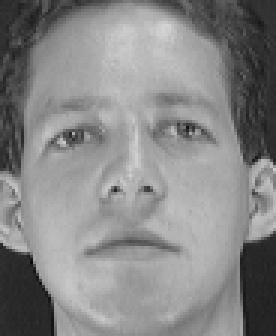
#> input picture resource/att_faces/s1/7.pgm, 92 x 112 px, given in place of 7.jpg, which was not available (shown 3 times larger)
$ python lbp_face_recognition.py   (Python 2 division)
#> lines starting #> are read from the running program, lines starting #| are printed output that depends on the picture; pictures that were not available may be replaced by others from this repository, and a replacement may not be noted
# -*- coding: utf-8 -*-
from __future__ import division
import time
time1 = time.time()
import cv2
from pylab import*
from numpy import *
import numpy as np
from matplotlib import pyplot as plt
from math import sqrt
from PIL import Image
from math import sqrt


class LBP:
    def __init__(self):
        #revolve_map为旋转不变模式的36种特征值从小到大进行序列化编号得到的字典
        self.revolve_map={0:0,1:1,3:2,5:3,7:4,9:5,11:6,13:7,15:8,17:9,19:10,21:11,23:12,
                          25:13,27:14,29:15,31:16,37:17,39:18,43:19,45:20,47:21,51:22,53:23,55:24,
                          59:25,61:26,63:27,85:28,87:29,91:30,95:31,111:32,119:33,127:34,255:35}
        #uniform_map为等价模式的58种特征值从小到大进行序列化编号得到的字典
        self.uniform_map={0:0,1:1,2:2,3:3,4:4,6:5,7:6,8:7,12:8,
                          14:9,15:10,16:11,24:12,28:13,30:14,31:15,32:16,
                          48:17,56:18,60:19,62:20,63:21,64:22,96:23,112:24,
                          120:25,124:26,126:27,127:28,128:29,129:30,131:31,135:32,
                          143:33,159:34,191:35,192:36,193:37,195:38,199:39,207:40,
                          223:41,224:42,225:43,227:44,231:45,239:46,240:47,241:48,
                          243:49,247:50,248:51,249:52,251:53,252:54,253:55,254:56,
                          255:57}


     #将图像载入，并转化为灰度图，获取图像灰度图的像素信息
    def describe(self,image):
        image_array=np.array(Image.open(image).convert('L'))
        return image_array

    #图像的LBP原始特征计算算法：将图像指定位置的像素与周围8个像素比较
    #比中心像素大的点赋值为1，比中心像素小的赋值为0，返回得到的二进制序列
    def calute_basic_lbp(self,image_array,i,j):
        sum=[]
        if image_array[i-1,j-1]>image_array[i,j]:
            sum.append(1)
        else:
            sum.append(0)
        if image_array[i-1,j]>image_array[i,j]:
            sum.append(1)
        else:
            sum.append(0)
        if image_array[i-1,j+1]>image_array[i,j]:
            sum.append(1)
        else:
            sum.append(0)
        if image_array[i,j-1]>image_array[i,j]:
            sum.append(1)
        else:
            sum.append(0)
        if image_array[i,j+1]>image_array[i,j]:
            sum.append(1)
        else:
            sum.append(0)
        if image_array[i+1,j-1]>image_array[i,j]:
            sum.append(1)
        else:
            sum.append(0)
        if image_array[i+1,j]>image_array[i,j]:
            sum.append(1)
        else:
            sum.append(0)
        if image_array[i+1,j+1]>image_array[i,j]:
            sum.append(1)
        else:
            sum.append(0)
        return sum

    #获取二进制序列进行不断环形旋转得到新的二进制序列的最小十进制值
    # [14 lines left out: function get_min_for_revolve, not called in this run]

    #获取值r的二进制中1的位数
    def calc_sum(self,r):
        num=0
        while(r):
            r&=(r-1)
            num+=1
        return num

    #获取图像的LBP原始模式特征
    def lbp_basic(self,image_array):
        basic_array=np.zeros(image_array.shape, np.uint8)
        width=image_array.shape[0]
        height=image_array.shape[1]
        for i in range(1,width-1):
            for j in range(1,height-1):
                sum=self.calute_basic_lbp(image_array,i,j)
                bit_num=0
                result=0
                for s in sum:
                    result+=s<<bit_num
                    bit_num+=1
                basic_array[i,j]=result
        return basic_array

   #获取图像的LBP旋转不变模式特征
    # [10 lines left out: function lbp_revolve, not called in this run]

  #获取图像的LBP等价模式特征
    def lbp_uniform(self,image_array):
        uniform_array=np.zeros(image_array.shape, np.uint8)
        basic_array=self.lbp_basic(image_array)
        width=image_array.shape[0]
        height=image_array.shape[1]
        for i in range(1,width-1):
            for j in range(1,height-1):
                 k= basic_array[i,j]<<1
                 if k>255:
                     k=k-255
                 xor=basic_array[i,j]^k
                 num=self.calc_sum(xor)
                 if num<=2:
                     uniform_array[i,j]=self.uniform_map[basic_array[i,j]]
                 else:
                     uniform_array[i,j]=58
        return uniform_array

    #获取图像的LBP旋转不变等价模式特征
    # [17 lines left out: function lbp_revolve_uniform, not called in this run]


##直方图归一化
def MaxMinNormalization(hist1):
    x1=[]
    sum1=np.sum(hist1)
    for i in range(0,len(hist1)):
        x =hist1[i]/sum1
        x1.append(round(x,4))
    return x1


##基本LBP直方图
# [12 lines left out: function lbp_basic_hist, not called in this run]


##等价模式直方图
def lbp_uniform_hist(gray1):
    lbp = LBP()
    basic_array1 = lbp.lbp_uniform(gray1)
    k1 = []
    hist11 = []
    hist1 = cv2.calcHist([basic_array1], [0], None, [59], [0,59])
    for each in hist1:
        k1.append(int(each))
    for each in k1:
        hist11.append(int(each))
    hist11 = MaxMinNormalization(hist11)
    return hist11


######获取基本lbp全部直方图联级特征向量
# [16 lines left out: function get_imageLBP_histall, not called in this run]


#####获取等价模式全部直方图联级特征向量
def get_imageLBP_unoform_histall(img1):
    q1=[]
    img0 = cv2.resize(img1, (96, 112), interpolation=cv2.INTER_CUBIC)
    m=112
    n=96
    img_lbp_hist1=[]
    stepx=14
    srepy=12
    for i in range(0,m,stepx):
        for j in range(0,n,srepy):
            roi=img0[i:i+stepx,j:j+srepy]
            m1=lbp_uniform_hist(roi)
            img_lbp_hist1.append(m1)
    for each in img_lbp_hist1:
        for each1 in each:
            q1.append(each1)
    return q1


######余弦距离相似度计算###########################
# [68 lines left out: functions cos_dist, multipl, corrcoef, BuildTable, GammaCorrectiom, not called in this run]


#############DoG滤波##################
def DoG(img1,sig1,sig2):
    img2= cv2.GaussianBlur(img1, (3, 3),sig1) - cv2.GaussianBlur(img1, (3, 3), sig2)
    return img2


##图片预处理,归一化,gamma校正,DoG滤波,均衡化
def image_processing(img1):
    img1=cv2.cvtColor(img1, cv2.COLOR_BGR2GRAY)
    ##归一化
    img0 = cv2.resize(img1, (96, 112), interpolation=cv2.INTER_CUBIC)
    # ##gamma校正
    # img2=GammaCorrectiom(img0,0.8)
    # ##DoG滤波
    # img3=DoG(img0,0.4,0.3)
    #直方图均衡化
    roi_gray1= cv2.equalizeHist(img0)
    return roi_gray1


def process_img(image1):
    roi_gray1 = cv2.cvtColor(image1, cv2.COLOR_BGR2GRAY)
    img1 = cv2.resize(roi_gray1, (96, 112), interpolation=cv2.INTER_CUBIC)
    # img2 = GammaCorrectiom(img1, 0.45)
    # img3 = cv2.GaussianBlur(img2, (3, 3), 0.4) - cv2.GaussianBlur(img2, (3, 3), 0.3)
    img4 = cv2.equalizeHist(img1)
    return img4


# define PCA
# [24 lines left out: functions pca, img2vector1, not called in this run]

def img2vector2(filename):
    img = cv2.imread(filename)
    img1=image_processing(img)
    imgVector =get_imageLBP_unoform_histall(img1)
    return imgVector

def loadDataSet(m,k):
    dataSetDir = 'E:/att_faces'
    choose = random.permutation(10) + 1
    train_face = zeros((m * k,8*8*59))
    for i in xrange(m):
        print i
        people_num = i + 1
        for j in xrange(10):
            if j < k:
                print "第"+str(j)+"个"
                filename = dataSetDir + '/s' + str(people_num) + '/' + str(choose[j]) + '.pgm'
                img = img2vector2(filename)
                train_face[i*k+j, :] = img

    return train_face,people_num


def facefind():
    train_face, people_num=loadDataSet(40,9)
    data_train_new, data_mean, V = pca(train_face,30)
    return data_mean, V


def hist_get(image1,image2):
    img1 = process_img(image1)
    img2 = process_img(image2)
    imgVector1 = get_imageLBP_unoform_histall(img1)
    print imgVector1
    imgVector2 = get_imageLBP_unoform_histall(img2)
    print imgVector2
    data_mean, V1 = facefind()
    imgVector11 = imgVector1 - tile(data_mean, (1, 1))
    p1 = imgVector11 * V1
    p1 = p1.getA()
    for each in p1:
        p11 = each
        print p11
    imgVector22 = imgVector2 - tile(data_mean, (1, 1))
    p2 = imgVector22 * V1
    p2 = p2.getA()
    for each in p2:
        p22 = each
        print p22
    print "Image similarity is:%s" % cos_dist(p11, p22)
    if cos_dist(p11,p22)>0.6:
        print "是同一人"
    else:
        print "不是同一人"
    # print "Image similarity is:%s" % corrcoef(p11, p22)
    cv2.imshow("basic_array1", img1)
    cv2.imshow("basic_array2", img2)
    cv2.waitKey(0)
    cv2.destroyAllWindows()


# [20 lines left out: functions image_detection_OCR, image_detection_identity, not called in this run]


if __name__ == '__main__':
    #
    filename1 = "D:/yicun/7.jpg"
    filename2 = "D:/yicun/8.jpg"
    image1 = cv2.imread(filename1)
#> image1 is the input picture: shape (112, 92, 3); min 9, max 213, mean 134.5
    image2 = cv2.imread(filename2)
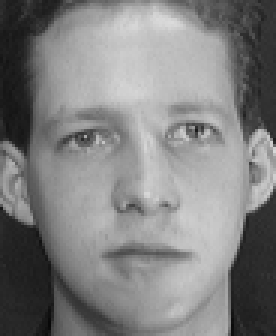
#> input picture resource/att_faces/s1/8.pgm, 92 x 112 px, given in place of 8.jpg, which was not available (shown 3 times larger)
#> image2 is the input picture: shape (112, 92, 3); min 8, max 219, mean 128.4


    hist_get(image1, image2)
#> in process_img, `img1 = cv2.resize(roi_gray1, (96, 112), interpolation=cv2.INTER_CUBIC)`:
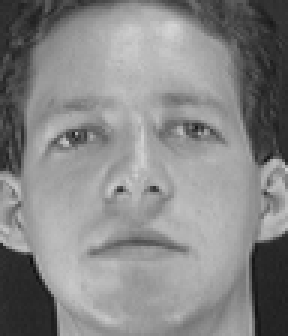
#> img1: shape (112, 96) (shown 3 times larger); min 12, max 212, mean 134.5
#> in process_img, `img4 = cv2.equalizeHist(img1)`:
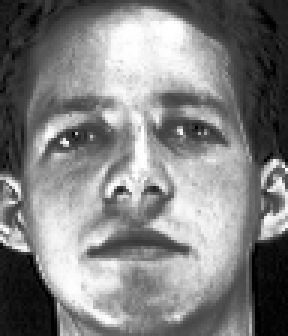
#> img4: shape (112, 96) (shown 3 times larger); min 0, max 255, mean 128.7
#> in process_img (call 2), `img1 = cv2.resize(roi_gray1, (96, 112), interpolation=cv2.INTER_CUBIC)`:
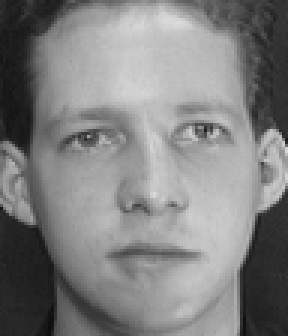
#> img1: shape (112, 96) (shown 3 times larger); min 11, max 219, mean 128.4
#> in process_img (call 2), `img4 = cv2.equalizeHist(img1)`:
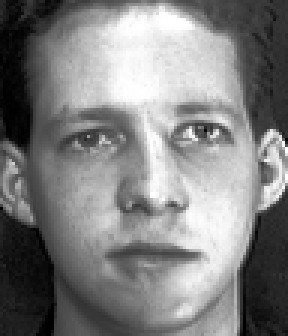
#> img4: shape (112, 96) (shown 3 times larger); min 0, max 255, mean 128.4
#> after the loop in get_imageLBP_unoform_histall, `for i in range(0,m,stepx):`: img_lbp_hist1 = 64 items
#> the loop in get_imageLBP_unoform_histall, `for each in img_lbp_hist1:` made 64 passes
#> after the loop in get_imageLBP_unoform_histall, `for each in img_lbp_hist1:`: q1 = 3776 values, max 0.554 at index 353, min 0 at index 1, mean 0.017
#> in hist_get, `imgVector1 = get_imageLBP_unoform_histall(img1)`: imgVector1 has the same summary as q1 in get_imageLBP_unoform_histall
#> (printed output is left out)
#> the loop in get_imageLBP_unoform_histall (call 2), `for each in img_lbp_hist1:` made 64 passes
#> in hist_get, `imgVector2 = get_imageLBP_unoform_histall(img2)`: imgVector2 = 3776 values, max 0.702 at index 2477, min 0 at index 6, mean 0.017
#> (the run stopped early here; a loop or call above may not have finished)
